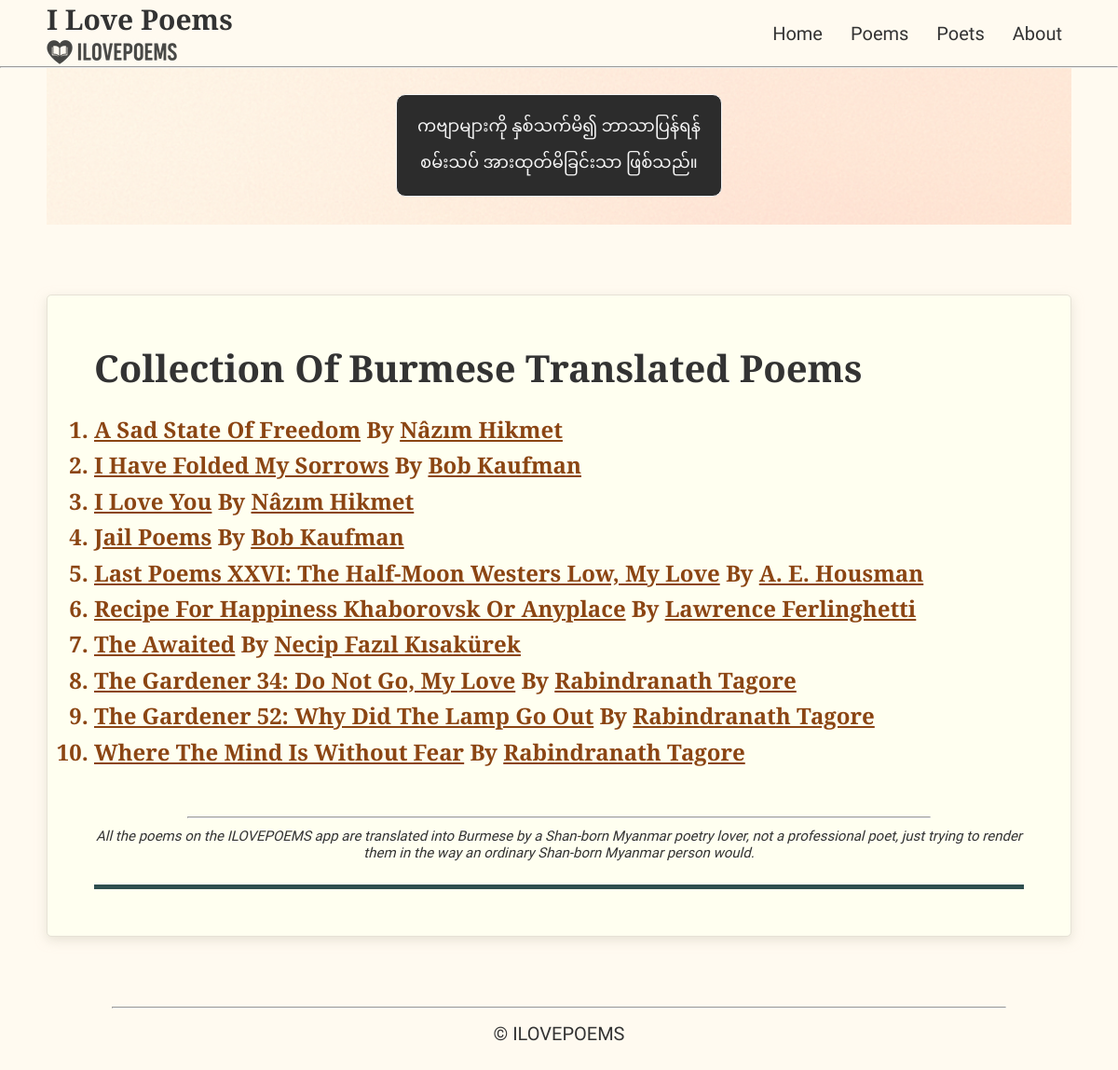
The app's page /poems/, older data.
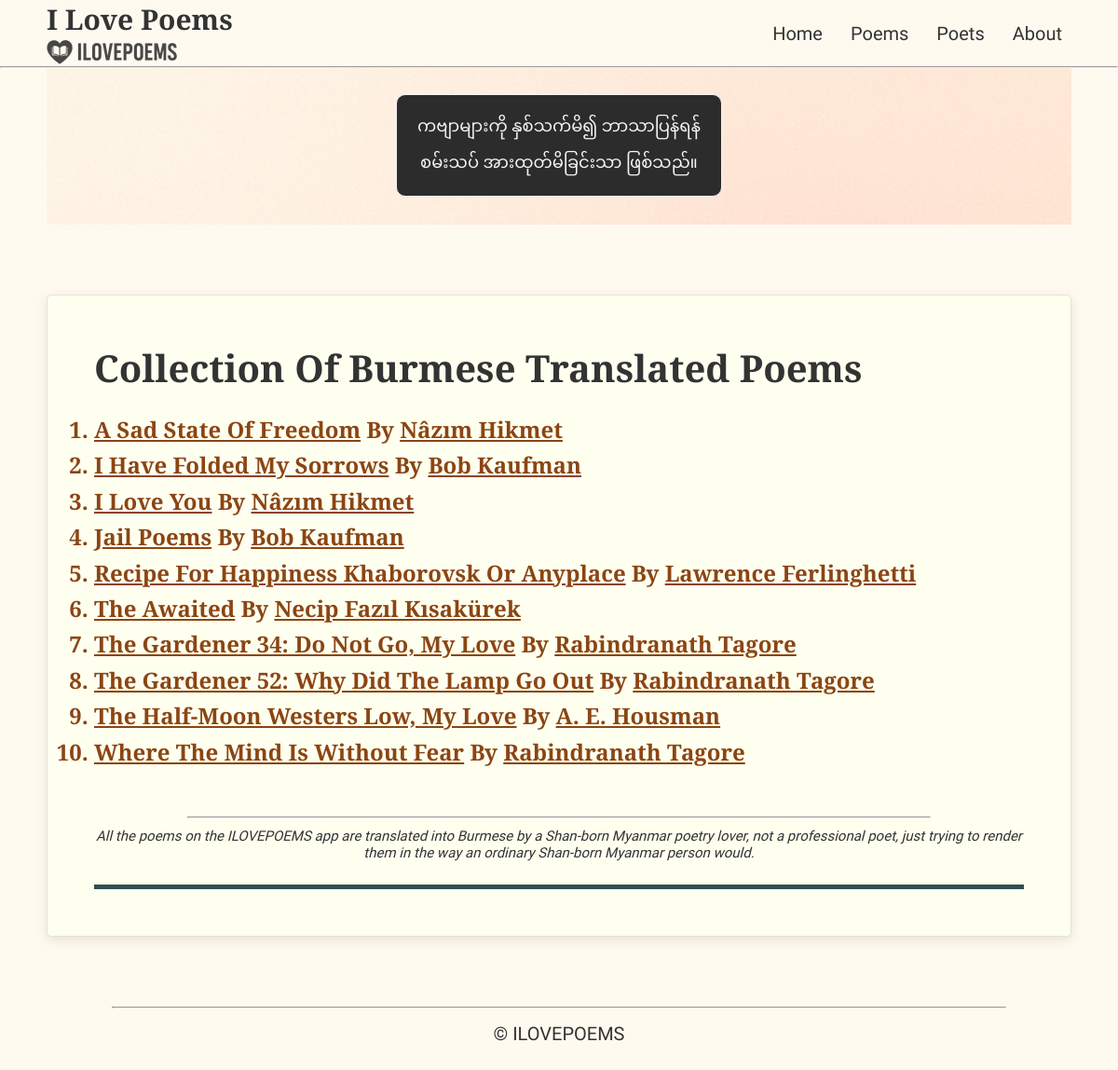
The same page, newer data.
### poems/models.py (models this page shows, shortened)
class Poem(models.Model):
    title_en = models.CharField(max_length=200)
    title_mm = models.CharField(max_length=200)  # Myanmar title
    poem_mm = models.TextField()                  # Myanmar poem content
    poem_en = models.TextField()                  # English poem content
    about = models.TextField(blank=True)          # About the poem
    source = models.CharField(max_length=300, blank=True)
    featured = models.BooleanField(default=False)  # True/False column
    poet = models.ForeignKey('Poet', on_delete=models.CASCADE, related_name='poems')
    date_added = models.DateTimeField("date added")

class Poet(models.Model):
    name_en = models.CharField(max_length=100)
    name_mm = models.CharField(max_length=100)    # Myanmar name
    about = models.TextField(blank=True)          # About the poet
    source = models.CharField(max_length=300, blank=True)
    born_year = models.PositiveSmallIntegerField("Year of birth", null=True, blank=False)
    dead_year = models.PositiveSmallIntegerField("Year of death", null=True, blank=False)

### poems/views.py (the view)
# urls.py: path('',include('poems.urls')),
def poems(request):
    all_poem_list= Poem.objects.all().order_by("title_en","poet__name_en")
    context = {
        "all_poem_list": all_poem_list
    }
    return render(request, "poems/poems.html", context)

### poems/templates/poems/poems.html (shortened to what this page needs)
{% extends "poems/base.html" %}
{% block content %}
    <div class="poem-translation">
        <div class="poem">
            {% if all_poem_list %}
                <p class="poem-title_en">Collection of Burmese Translated Poems</p>
                <ol class="list">
                    {% for poem in all_poem_list %}
                        <li class="poems_list_items poet">
                            <span class="poet-wrapper">
                                <a href="{% url 'poems:poem' poem.id %}" class="poet">{{ poem.title_en|striptags }}</a>
                            </span>
                            <span class="poet-wrapper">
                                By <a href="{% url 'poems:poet' poem.poet.id %}" class="poet">{{ poem.poet.name_en }}</a>
                            </span>
                        </li>
                    {% endfor %}
                </ol>
            {% else %}
                <p>No poems available.</p>
            {% endif %}
            <hr>
            <div class="trans-note">
                <p>
                    All the poems on the ILOVEPOEMS app are translated into Burmese by a Shan-born Myanmar poetry lover, not a professional poet, just trying to render them in the way an ordinary Shan-born Myanmar person would.
                </p>
            </div>
            <hr class="bottom_bar">
        </div>
    </div>
{% endblock content %}

Row changes from the older to the newer data that the page shows:
changed Poem "A. E. Housman": title_en "Last Poems XXVI: The Half-Moon Westers Low, My Love" → "The Half-Moon Westers Low, My Love"; moves down the list
